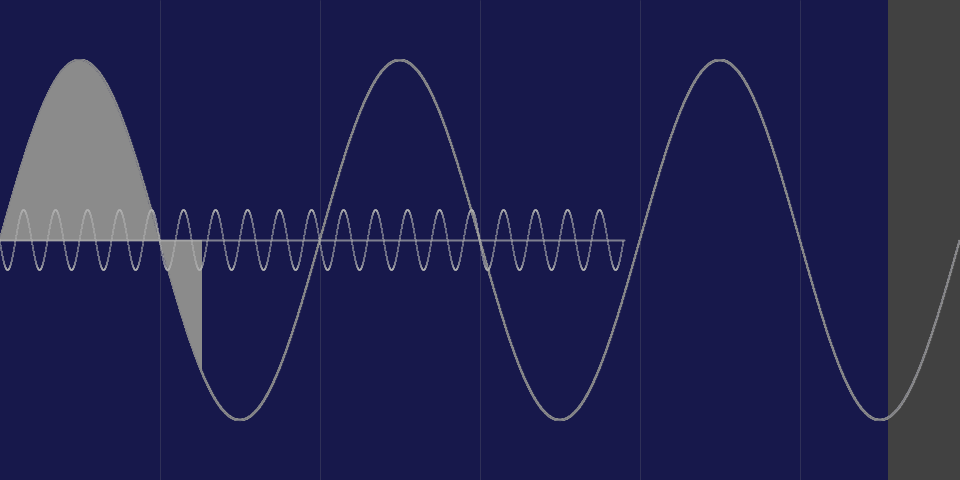
Frame 1 (no input)
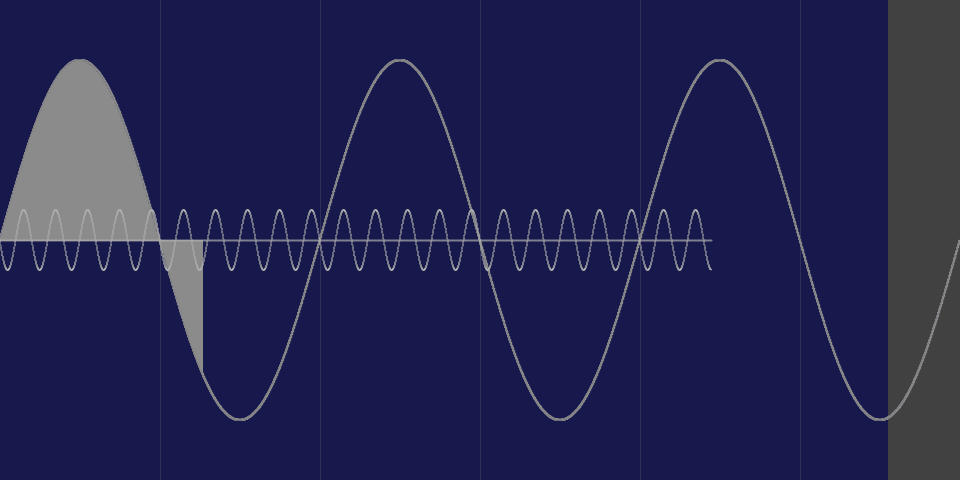
Frame 60 (the mouse pressed at the canvas centre just before this capture)
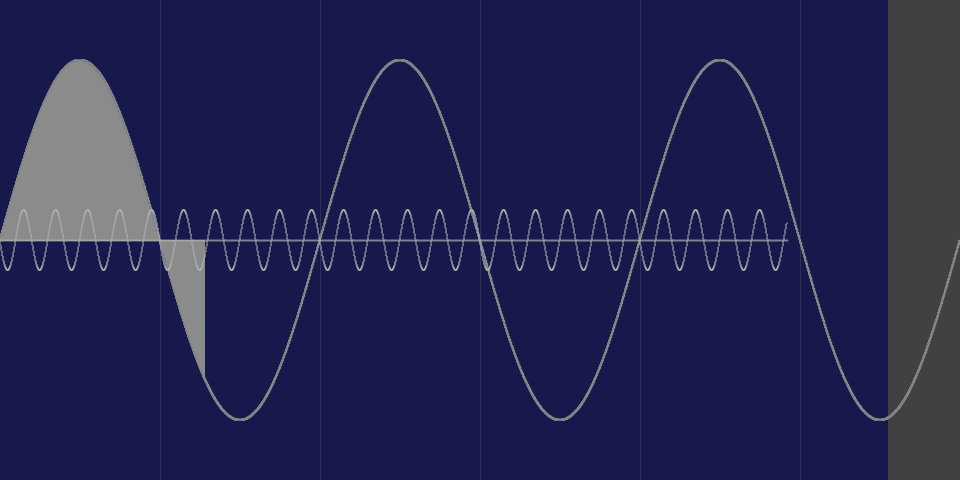
Frame 120 (the mouse held since frame 60 and released just before this capture)

The Processing sketch that drew these frames (run headless with seeded random() and noise(); from frame 60 on, the mouse is pressed at the canvas centre):

// Processing sketch: sk_k3_23_B14
// ── sk_k3_23_B14.pde
/* 作品概要 */
/*
 サイン関数による時計である。主な特徴は以下の通り。
 (i) 秒はサイン曲線と直線の動きによって連続的に表現している。秒数が切り替わるとき、曲線と直線がちょうど交わるように設計した。1山1秒。
 (ii) 分はサイン曲線と面によって表した。面は少しずつ増加していき、1山あたり10分かけて描く。60分経つとはじめに戻る。曲線は固定。
 (iii) 時間は背面の矩形の幅と対応している。1分ずつ横幅が増加し、24時間で切り替わる。
 
 (iv) 矩形の色は空の色味に合わせた。また矩形の背景は、昼に明るく、夜に暗くなるよう調整した。参考にしたこよみは2023/06/05である。
 (v) (ii)の描画色は背景色とおおよそ色が反転するようにした。たとえば、深夜1時ならば(ii)のグラフは白く描かれるが、背景色は暗い。午前10時なら(ii)が暗い色、背景色は白に近い色となる。
 
 (vi) 1時間ごとに時報イベントが発生する。
 (a) dBoyWave(): デ情くんたちが波のように現れる。発生確率40%。
 (b) dBoyBoss(): 大きなデ情くんがこちらを見つめて流れていく。発生確率40%。
 (c) dBoySpiral(): 七色に明滅する1000のデ情くんたちが螺旋を描いては去っていく。発生確率20%。
 */


float x[];
float ySec[];
float yMin[];
float lenSec;
float lenMin;
float lenHour;
int getSec;
float getMill;
float brightHour;
color[] cHours = {
  #09235c, #0a2561, #0b2a70, #1f4b99, #f5c462, #f56949,
  #5ab6e0, #60c7f0, #41a9d9, #73c7e6, #2eb5e6, #45abe6,
  #46bceb, #17afeb, #45b0e6, #4dc4ff, #f56e62, #f55249,
  #4983f5, #19448e, #0b2a73, #0a2561, #17184b, #17174a
};

int plot = 4;
float plotR = 1.5;

color backCol = color(255);
color diCol = color(0);

int dNum = 10;
float[] dBoy_x = new float[dNum];
float[] dBoy_y = new float[dNum];
float off;
float thetaWav;

float dBoss_x;

float thetaRot;
float thetaSpi;

float rarity;

void setup() {
  size(960, 480);

  getSec = second();
  getMill = millis();
  lenSec = 0;
  lenMin = 0;
  lenHour = 0;
  brightHour = 0;

  x = new float[width*plot];
  ySec = new float[width*plot];
  yMin = new float[width*plot];

  float theta = 0;
  for (int i=0; i<width*plot; i++) {
    x[i] = i/plot;
    ySec[i] = sin(theta)*30;
    yMin[i] = sin(PI+0.1*theta)*180;
    theta += PI/64;
  }

  for (int i=0; i<10; i++) {
    dBoy_x[i] = width;
    dBoy_y[i] = 0;
  }
  off = 0;
  thetaWav = 0;

  dBoss_x = 1.4*width;

  thetaRot = 0;
  thetaSpi = 20;

  rarity = 0;
}

void draw() {

  /* 時計本体の描画 */
  drawHours();
  drawRules();
  drawMin();
  drawSec();

  /* 時報イベント */
  eventHour();

  /* 変数の確認用 */
  // checkVars();
}



/* 時間の描画 */
void drawHours() {

  /* 背景 */
  brightHour = abs(sin((hour())*PI/24))*255;
  background(brightHour);

  /* 時間の矩形 */
  lenHour = hour()*40+minute()*40/60;
  noStroke();
  fill(cHours[hour()]);
  rect(0, 0, lenHour, height);
}

/* 分の描画 */
void drawMin() {

  lenMin = 16*minute()+16*second()/60;

  /* 分の面 */
  strokeWeight(1);
  stroke(45+(255-brightHour)/2);
  for (int i=0; i<lenMin*plot; i++) {
    line(x[i], height/2, x[i], yMin[i]+height/2);
  }

  /* 分の線 */
  for (int i=0; i<width*plot; i++) {
    ellipse(x[i], yMin[i]+height/2, plotR, plotR);
  }
}


/* 秒の描画 */
void drawSec() {

  /* グラフが秒の切り替わりから何ミリ秒経過したかを取得する */
  if (abs(second()-getSec)>0) {
    getSec = second();
    getMill = millis();
  }

  /* 秒の経過を距離に変換する */
  lenSec = 16*second()+16*(millis()-getMill)/1000;

  /* 秒の曲線 */
  noStroke();
  fill(175);
  for (int i=0; i<lenSec*plot; i++) {
    ellipse(x[i], ySec[i]+height/2, plotR, plotR);
  }

  /* 秒の直線 */
  stroke(175, 175);
  strokeWeight(2);
  line(0, height/2, lenSec, height/2);
}


/* 罫線の描画(10分幅) */
void drawRules() {
  stroke(125, 125);
  strokeWeight(0.5);
  for (int i=1; i<6; i++) {
    line(i*160, 0, i*160, height);
  }
}


/* 変数の値を確認するための関数 */
void checkVars() {
  fill(175);
  textSize(15);
  text(hour()+":"+minute()+":"+second(), 10, 20);
  text(frameRate+" fps", 10, 40);
  text(frameCount+" frames", 10, 60);
  text(millis()+" ms", 10, 80);
  text(lenMin/16+" min.", 10, 100);
  text(second()+" sec.", lenSec, height/2-20);
}


void eventHour() {

  /* イベント発生3秒前のカウントを描画する */
  if (minute() == 59 && second() > 56) {
    fill(255, 255*(millis()-getMill)/1000);
    rect(0, 0, width, height);

    /* 時報イベントに用いる変数を初期化する */

    // dBoyWave()
    for (int i=0; i<10; i++) {
      dBoy_x[i] = width;
      dBoy_y[i] = 0;
    }

    // dBoyBoss()
    dBoss_x = 1.4*width;

    // dBoySpiral()
    thetaRot = 0;
    thetaSpi = 20;

    /* 時報イベントの確率 */
    rarity = random(5);
  }


  if (minute() >= 0 && minute() <= 3) {
    if (rarity < 2) {
      dBoyWave();
    } else if (rarity < 4) {
      dBoyBoss();
    } else {
      dBoySpiral();
    }
  }
}

/* 時報イベントa */
void dBoyWave() {
  diCol = color(0);
  backCol = color(255);

  for (int i=0; i<10; i++) {
    dBoy_x[i] -= noise(off)*2*(i+10);
    dBoy_y[i] = sin(thetaWav+i*PI/8)*70+50*(i+1);
  }

  for (int i=0; i<10; i++) {
    pushMatrix();
    translate(dBoy_x[i], dBoy_y[i]);
    rotate(thetaWav);

    dBoy(0, 0, 50);
    popMatrix();
  }

  thetaWav += 0.1;
  off += 0.01;
}

/* 時報イベントb */
void dBoyBoss() {
  diCol = color(0);
  backCol = color(255);
  dBoy(dBoss_x, height*3/7, width*0.8);
  dBoss_x -= 5;
}

/* 時報イベントc */
void dBoySpiral() {
  pushMatrix();
  translate(width/2, height/2);
  rotate(-thetaRot);

  for (int i=0; i<1000; i++) {
    diCol = color(random(255), random(255), random(255));
    backCol = color(random(255), random(255), random(255));
    dBoy((i+1)*pow(thetaSpi, 2)*cos(thetaSpi-i*10), (i+1)*pow(thetaSpi, 2)*sin(thetaSpi-i*10), 50);
  }
  popMatrix();

  thetaSpi -= 0.05;
  thetaRot += 0.07;
}


/* デ情くんを描画する */
void dBoy(float x, float y, float size) {

  fill(diCol);
  noStroke();

  // しっぽ
  fill(diCol);
  beginShape();
  vertex(x+size*0.11, y-size*0.2);
  bezierVertex(x+size*0.5, y-size*0.05, x-size*0.1, y-size*0.5, x+size*0.4, y-size*0.51);
  bezierVertex(x+size*0.35, y-size*0.5, x+size*0.35, y-size*0.175, x+size*0.4, y-size*0.2);
  endShape(CLOSE);

  // からだ
  fill(diCol);
  ellipse(x, y, size*1, size*0.75);

  //えがお
  fill(backCol);
  ellipse(x, y-size*0.02, size*0.4, size*0.55);

  // ひとつめ
  fill(diCol);
  ellipse(x, y-size*0.2, size*0.2, size*0.2);
  fill(diCol);
  ellipse(x, y-size*0.07, size*0.6, size*0.45);
  fill(backCol);
  ellipse(x, y-size*0.05, size*0.3, size*0.2);
}
